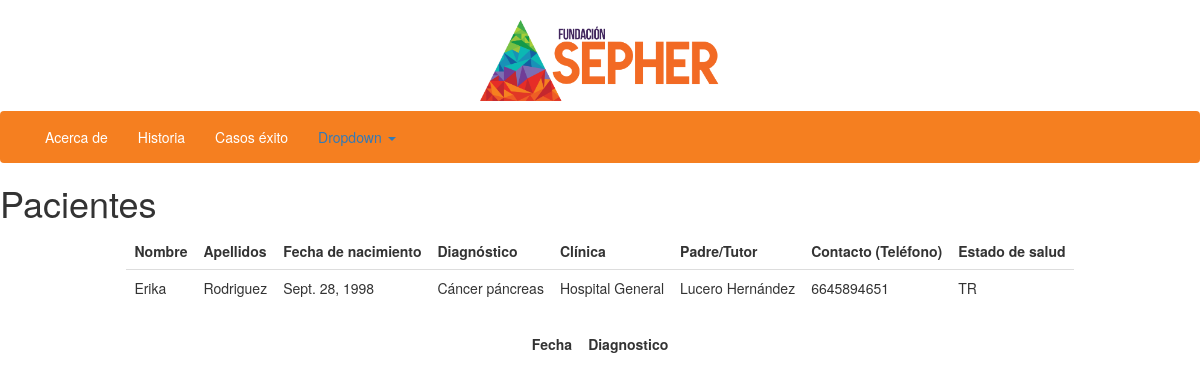
Screenshot of /detalle_paciente/2 with the database file from the repository.
### home/models.py (models this page shows)
class Paciente(models.Model):
    Estado_opciones=(
    ('RE','Remision'),
    ('TR','En Tratamiento'),
    ('DEP','Fallecido'),
    )
    Paciente_nombre=models.CharField(max_length=40)
    Paciente_apellido=models.CharField(max_length=50)
    Paciente_fnacimiento=models.DateField()
    Paciente_diagnostico=models.CharField(max_length=200)
    Paciente_clinica=models.CharField(max_length=50)
    Tutor_Padre=models.CharField(max_length=50)
    Paciente_contacto=models.CharField(max_length=15,blank=True)
    Estado_salud=models.CharField(max_length=10,choices=Estado_opciones)

### home/views.py (the view)
# urls.py: url(r'^detalle_paciente/(?P<pk>\d+)$',Paciente_detalle,name='paciente_detalle_view'),
def Paciente_detalle(request,pk):
	p=Paciente.objects.get(id=pk)
	ph=Paciente.objects.select_related().get(id=pk)
	return render(request,'detalle_paciente.html',{'list':p,'list1':ph})

### templates/detalle_paciente.html (shortened to what this page needs)
{% extends 'base.html' %}
{% block content %}
<header><h1>Pacientes</h1></header>
	<center>
		<table class="table table-hover">
		<thead>
			<tr>
				<td><b>Nombre</b></td>
				<td><b>Apellidos</b></td>
				<td><b>Fecha de nacimiento</b></td>
				<td><b>Diagnóstico</b></td>
				<td><b>Clínica</b></td>
				<td><b>Padre/Tutor</b></td>
				<td><b>Contacto (Teléfono) </b></td>
				<td><b>Estado de salud</b></td>
			</tr>
		</thead>
		<tbody>
			<tr>
				<td>{{ list.Paciente_nombre }}</td>
				<td>{{ list.Paciente_apellido }}</td>
				<td>{{ list.Paciente_fnacimiento }}</td>
				<td>{{ list.Paciente_diagnostico }}</td>
				<td>{{ list.Paciente_clinica }}</td>
				<td>{{ list.Tutor_Padre }}</td>
				<td>{{ list.Paciente_contacto }}</td>
				<td>{{ list.Estado_salud }}</td>
			</tr>
		</tbody>
	</table>
	<table class="table table-hover">
		<thead>
			<tr>
				<td><b>Fecha</b></td>
				<td><b>Diagnostico</b></td>
			</tr>
		</thead>
	</table>
	</center>
{% endblock %}

### rows the page displays
Paciente: Paciente_nombre "Erika", Paciente_apellido "Rodriguez", Paciente_fnacimiento "Sept. 28, 1998", Paciente_diagnostico "Cáncer páncreas", Paciente_clinica "Hospital General", Tutor_Padre "Lucero Hernández", Paciente_contacto "6645894651", Estado_salud "TR"
